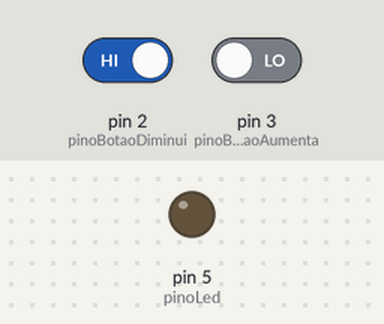
Simulated run of this sketch. Board: Arduino Uno, built with avr-gcc and run on an emulated ATmega328P. Shown: output pins drawn as LEDs (lit = HIGH). The test bench sets the inputs (shaded band); at power-on: pin 2 (pinoBotaoDiminui) HIGH, pin 3 (pinoBotaoAumenta) LOW.

Above: at 1.2 s.
1.3 s: pin 2 (pinoBotaoDiminui) driven LOW and pin 3 (pinoBotaoAumenta) driven HIGH
At 2.05 s:
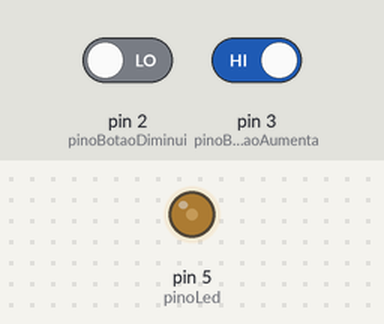
At 4.3 s:
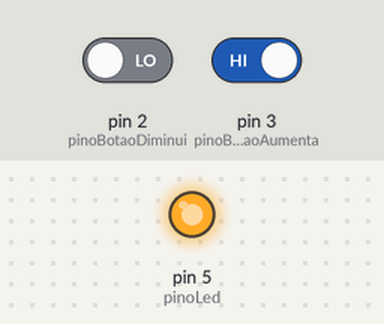
Timing chart, 0 to 5.8 s (numbered marks = the images above; inputs shaded):
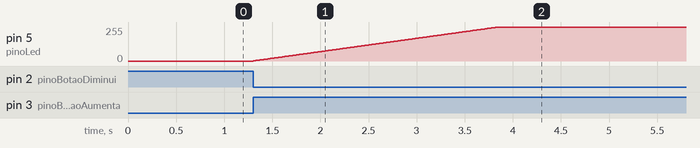

The sketch:

Fade.ino
```cpp
/*
 * Controla a luminosidade de um LED através de dois push_buttons
 */

int nivelSaida = 0;
int pinoLed = 5;
int pinoBotaoDiminui = 2;
int pinoBotaoAumenta = 3;

void setup() {
  //Define os pinos de entrada e saída
  pinMode(pinoBotaoDiminui,INPUT);
  pinMode(pinoBotaoAumenta,INPUT);
  pinMode(pinoLed,OUTPUT);

  //Apaga o LED
  analogWrite(pinoLed,0);
}

void loop() {
  //Verifica se somente um botão foi pressionado e aumenta a luminosidade até chegar o nível máximo (255)
  if(digitalRead(pinoBotaoDiminui)==LOW && digitalRead(pinoBotaoAumenta)==HIGH && nivelSaida!=255){
    nivelSaida = nivelSaida + 1;
    analogWrite(pinoLed,nivelSaida);
    delay(10);
  }

  //Verifica se somente um botão foi pressionado e diminui a luminosidade até chegar o nível mínimo (0)
  if(digitalRead(pinoBotaoDiminui)==HIGH && digitalRead(pinoBotaoAumenta)==LOW && nivelSaida!=0){
    nivelSaida = nivelSaida - 1;
    analogWrite(pinoLed,nivelSaida);
    delay(10);
  }

}
```

Measured:
- after the input at 1.3 s, pin 5 (pinoLed): moves from 0/255 to 255/255 over 2.5 s, starting at once
